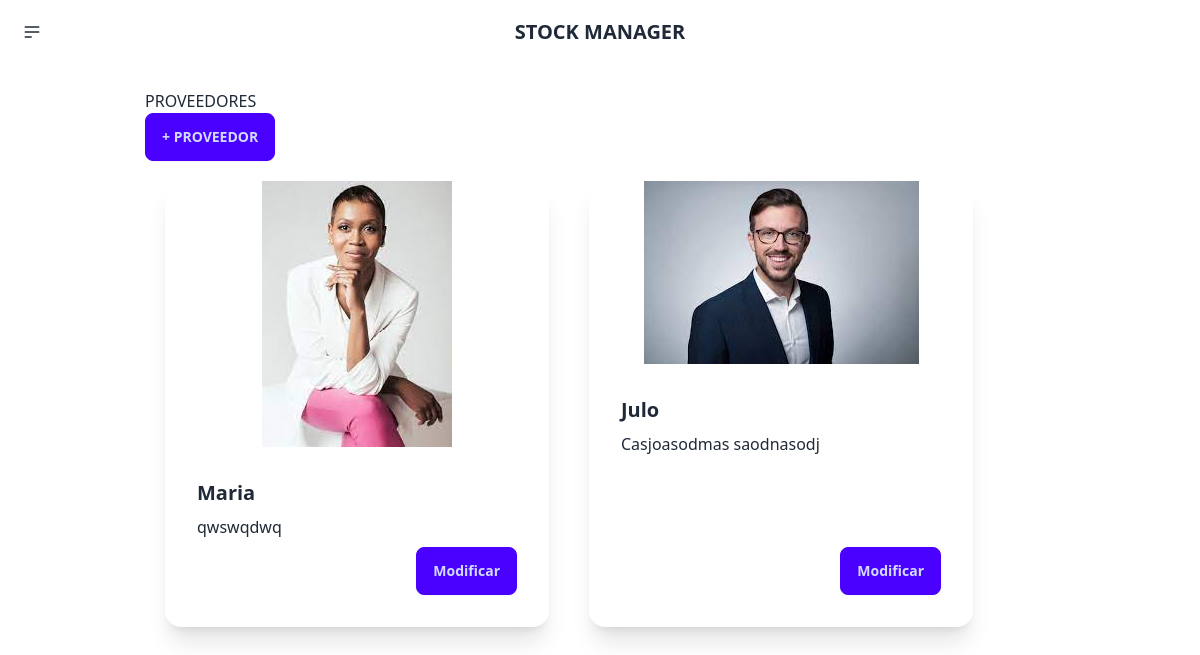
The app's page /stockmanager/proveedores/, older data.
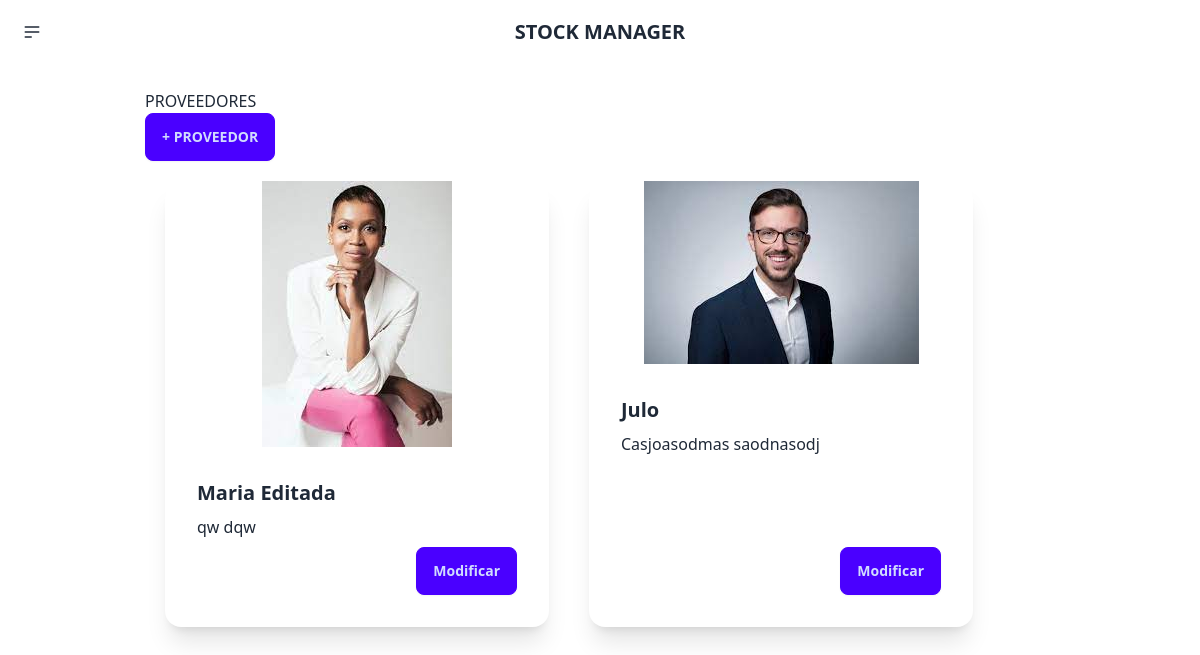
The same page, newer data.
### stockmanager/models.py (models this page shows, shortened)
class Proveedores(models.Model):
    ProveedorID = models.AutoField(primary_key=True)
    Imagen = models.ImageField(null=True, blank=True, upload_to="images/")
    Nombre = models.CharField(max_length=255)
    Contacto = models.CharField(max_length=255)
    CorreoElectronico = models.CharField(max_length=255)
    Telefono = models.CharField(max_length=20)

### stockmanager/views.py (the view)
# urls.py: path('proveedores/', views.suppliers_index, name='suppliers_index'),
def suppliers_index(response):
    suppliers = Proveedores.objects.all()
    return render(response, 'proveedores/index.html', {'suppliers':suppliers})

### stockmanager/templates/proveedores/index.html
{% extends 'layouts/base.html' %}
{% load static %}
{% block content %}
<h1>PROVEEDORES</h1>  <a href="{% url 'supplier_new' %}"><button class="btn btn-primary"> + PROVEEDOR </button></a>
<section class="section-cards">
    {% for supplier in suppliers %}
    <div class="card w-96 bg-base-100 shadow-xl">
     <figure><img src="{{supplier.Imagen.url}}" alt=""  /></figure>
     <div class="card-body">
       <h2 class="card-title">{{supplier.Nombre}}</h2>
       <p>{{supplier.Contacto}}</p>
       <div class="card-actions justify-end">
          <a href="{% url 'supplier_get' supplier.ProveedorID %}"><button class="btn btn-primary">Modificar</button></a>
       </div>
     </div>
    </div>
    {% endfor %}
</section>
{% endblock %}

Row changes from the older to the newer data that the page shows:
changed Proveedores: Nombre "Maria" → "Maria Editada"; Contacto "qwswqdwq" → "qw dqw"
